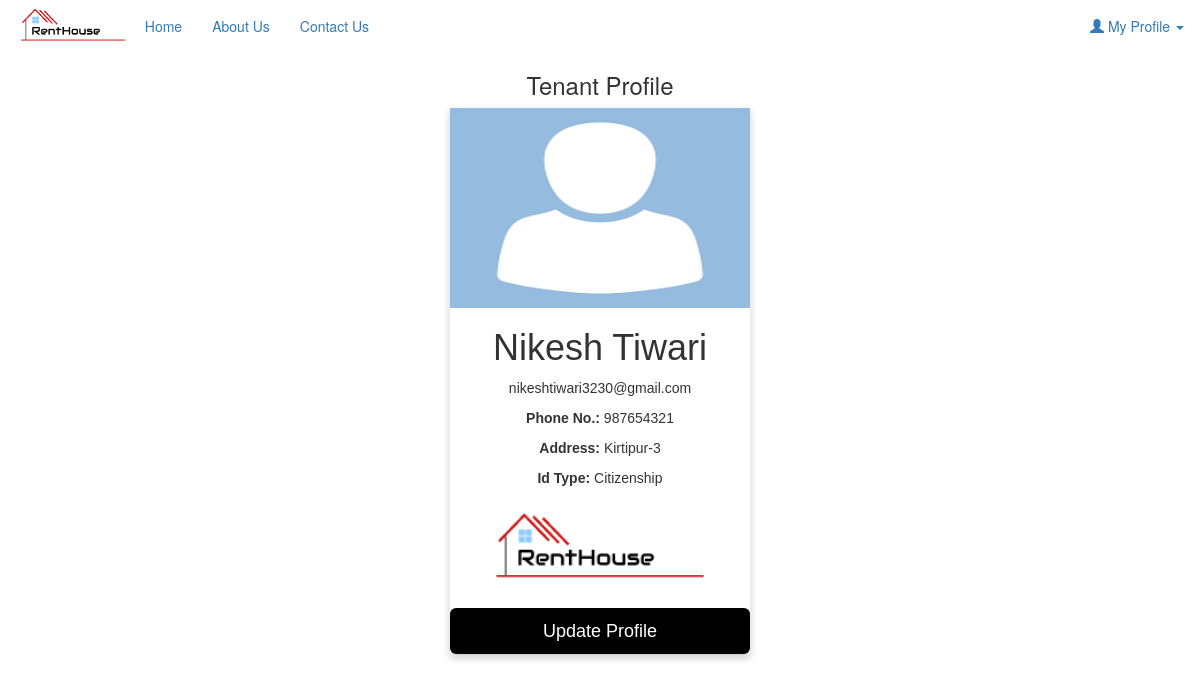
Screenshot of /profile.php (signed in) with the database file from the repository.
### tables this page shows
CREATE TABLE `tenant` (
  `tenant_id` INT AUTO_INCREMENT PRIMARY KEY,
  `full_name` varchar(100) NOT NULL,
  `email` varchar(100) NOT NULL,
  `password` varchar(100) NOT NULL,
  `phone_no` bigint(10) NOT NULL,
  `address` varchar(200) NOT NULL,
  `id_type` varchar(100) NOT NULL,
  `id_photo` varchar(1000) NOT NULL
);

### profile.php (the view, shortened to what this page needs)
<?php
include('navbar.php');
 ?>
 <center><h3>Tenant Profile</h3></center>
      <div class="container">
      <?php
        include("config/config.php");
        $u_email= $_SESSION["email"];
        $sql="SELECT * from tenant where email='$u_email'";
        $result=mysqli_query($db,$sql);
        if(mysqli_num_rows($result)>0)
      {
          while($rows=mysqli_fetch_assoc($result)){
       ?>
        <div class="card">
  <img src="images/avatar.png" alt="John" style="height:200px; width: 100%">
  <h1><?php echo $rows['full_name']; ?></h1>
  <p class="title"><?php echo $rows['email']; ?></p>
  <p><b>Phone No.: </b><?php echo $rows['phone_no']; ?></p>
  <p><b>Address: </b><?php echo $rows['address']; ?></p>
  <p><b>Id Type: </b><?php echo $rows['id_type']; ?></p>
  <p><img src="<?php echo $rows['id_photo']; ?>" height="100px"></p>
  <p><button type="button" class="btn btn-lg" data-toggle="modal" data-target="#myModal">Update Profile</button></p>
</div>
<?php }} ?>

### profile.php (style rules this page uses)
.card { box-shadow: 0 4px 8px 0 rgba(0, 0, 0, 0.2); max-width: 300px; margin: auto; text-align: center; font-family: arial; }
button { border: none; outline: 0; display: inline-block; padding: 8px; color: white; background-color: #000; text-align: center; cursor: pointer; width: 100%; font-size: 18px; }

### rows the page displays
tenant: full_name "Nikesh Tiwari", email "nikeshtiwari3230@gmail.com", phone_no "987654321", address "Kirtipur-3", id_type "Citizenship", id_photo (picture)
